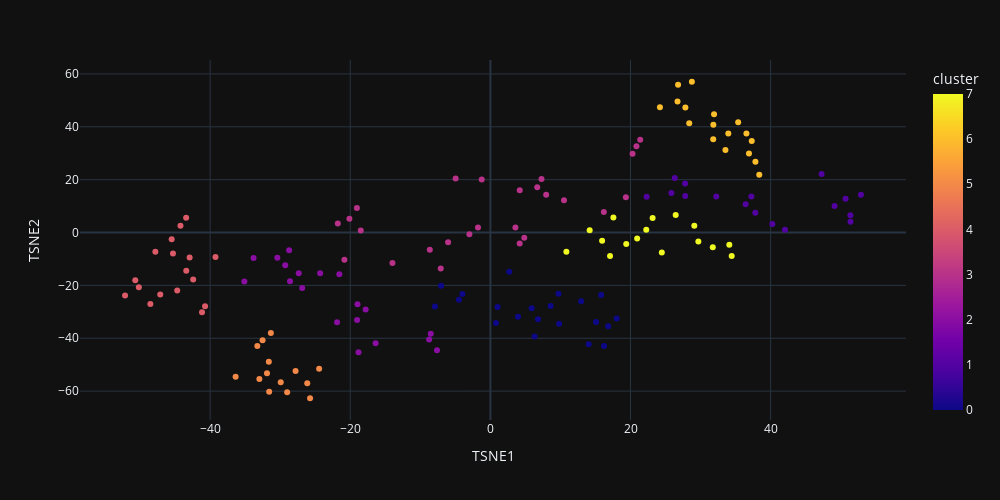

The notebook cell this image was saved under:
### Code cell
generate_plot_coloured_by_features(result_dataset, 'cluster')

### Figure 1 — Plotly figure (JSON) as saved in the notebook; plotly's stock layout.template omitted (floating-point values rounded to 4 significant figures; data arrays with more than 128 entries replaced by an {"elided": "..."} marker saying what was removed)
{"data": [{"customdata": {"elided": "147x2 str values"}, "hovertemplate": "TSNE1=%{x}<br>TSNE2=%{y}<br>artist=%{customdata[0]}<br>song_name=%{customdata[1]}<br>cluster=%{marker.color}<extra></extra>", "legendgroup": "", "marker": {"color": {"elided": "147 int values"}, "coloraxis": "coloraxis", "symbol": "circle"}, "mode": "markers", "name": "", "orientation": "v", "showlegend": false, "x": {"elided": "147 float values"}, "xaxis": "x", "y": {"elided": "147 float values"}, "yaxis": "y", "type": "scatter"}], "layout": {"xaxis": {"anchor": "y", "domain": [0.0, 1.0], "title": {"text": "TSNE1"}}, "yaxis": {"anchor": "x", "domain": [0.0, 1.0], "title": {"text": "TSNE2"}}, "coloraxis": {"colorbar": {"title": {"text": "cluster"}}, "colorscale": [[0.0, "#0d0887"], [0.1111, "#46039f"], [0.2222, "#7201a8"], [0.3333, "#9c179e"], [0.4444, "#bd3786"], [0.5556, "#d8576b"], [0.6667, "#ed7953"], [0.7778, "#fb9f3a"], [0.8889, "#fdca26"], [1.0, "#f0f921"]]}, "legend": {"tracegroupgap": 0}, "margin": {"t": 60}, "height": 500, "width": 1000}}
